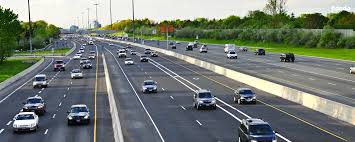
#> input picture pictures/highway.jpeg, 355 x 142 px
$ python color_channels.py
#> lines starting #> are read from the running program, lines starting #| are printed output that depends on the picture
import cv2
import os
import numpy as np

try:
    image_path = '../pictures/highway.jpeg'

    if not os.path.exists(image_path):
        raise FileNotFoundError("Image file does not exist!")

    image = cv2.imread(image_path)
#> image is the input picture: shape (142, 355, 3); mean B, G, R 116.2, 123.6, 115.9

    if image is None:
        raise ValueError("Failed to load the image. The format may be unsupported or the file may be corrupted.")

    blank = np.zeros(image.shape[:2], dtype='uint8')

    cv2.imshow('Original image', image)

    '''
    #same as split
    blue, green, red = image[:, :, 0], image[:, :, 1], image[:, :, 2]
    cv2.imshow('Blue', blue)
    cv2.imshow('Green', green)
    cv2.imshow('Red', red)
    '''

    blue, green, red = cv2.split(image)
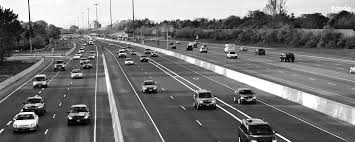
#> red: shape (142, 355); min 0, max 255, mean 115.9
    cv2.imshow('Blue', blue)
    cv2.imshow('Green', green)
    cv2.imshow('Red', red)

    blue_ = cv2.merge([blue, blank, blank])
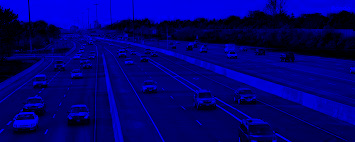
#> blue_: shape (142, 355, 3); mean of channels 0, 1, 2 116.2, 0, 0; drawn as B, G, R
    green_ = cv2.merge([blank, green, blank])
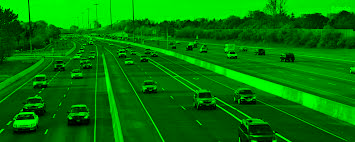
#> green_: shape (142, 355, 3); mean of channels 0, 1, 2 0, 123.6, 0; drawn as B, G, R
    red_ = cv2.merge([blank, blank, red])
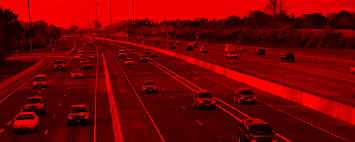
#> red_: shape (142, 355, 3); mean of channels 0, 1, 2 0, 0, 115.9; drawn as B, G, R

    img_bgr = cv2.hconcat([blue, green, red])
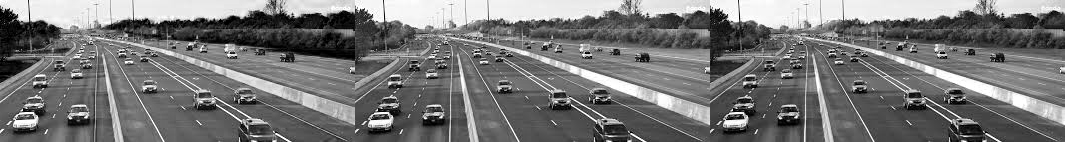
#> img_bgr: shape (142, 1065); min 0, max 255, mean 118.6
    img_bgr_ = cv2.vconcat([blue, green, red])
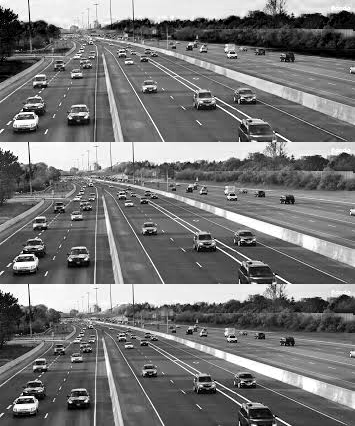
#> img_bgr_: shape (426, 355); min 0, max 255, mean 118.6

    new_image = image.copy()
    new_image[:, :, 0] = 0
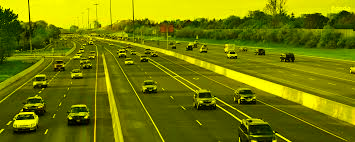
#> new_image: shape (142, 355, 3); mean B, G, R 0, 123.6, 115.9
    new_image[:, :, 1] = 0
    cv2.imshow('New image', new_image)# same as red_ = cv2.merge([blank, blank, red])

    print(image.shape)
#| (142, 355, 3)
    print(blue.shape)
#| (142, 355)
    print(green.shape)
#| (142, 355)
    print(red.shape)
#| (142, 355)

    cv2.imshow('Merged blue', blue_)
    cv2.imshow('Merged green', green_)
    cv2.imshow('Merged red', red_)

    merged_image = cv2.merge([blue, green, red])
    cv2.imshow('Merged image', merged_image)

    cv2.imshow('Vconcat result', img_bgr_)
    cv2.imshow('Hconcat result', img_bgr)

    print(merged_image.shape)
#| (142, 355, 3)

    while True:
        key = cv2.waitKey(100) & 0xFF
#> (key q is pressed here)
        if key == ord('q') or key == 27:
            print("Exiting...")
            break

except FileNotFoundError as fnf:
    print(f"Error: {fnf}")
except ValueError as ve:
    print(f"Image loading error: {ve}")
except KeyboardInterrupt:
    print("Exited using Ctrl + C.")
finally:
    cv2.destroyAllWindows()

$ run again, with pictures/messi.jpeg copied over pictures/highway.jpeg
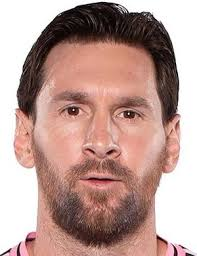
#> input picture pictures/messi.jpeg, 197 x 256 px
#> image is the input picture: shape (256, 197, 3); mean B, G, R 148.4, 155.5, 187.3
#> `img_bgr_ = cv2.vconcat([blue, green, red])`:
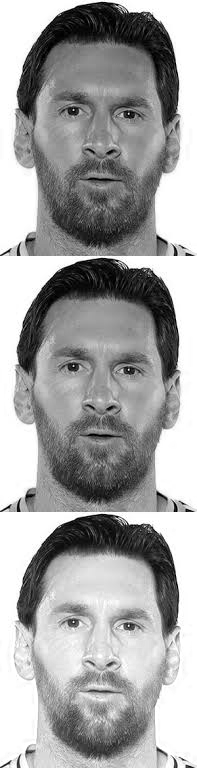
#> img_bgr_: shape (768, 197); min 0, max 255, mean 163.7
#> `new_image[:, :, 0] = 0`:
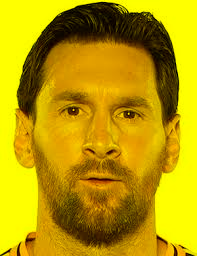
#> new_image: shape (256, 197, 3); mean B, G, R 0, 155.5, 187.3
#| (256, 197, 3)
#| (256, 197)
#| (256, 197)
#| (256, 197)
#| (256, 197, 3)
